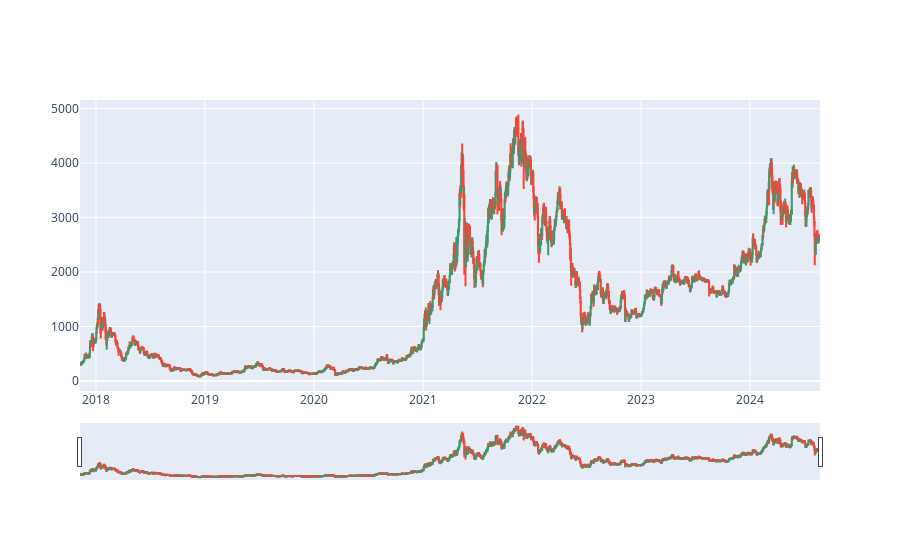

Here is the notebook cell this chart was saved with:
### Code cell
dataset['Date'] = pd.to_datetime(dataset['Date'], unit='s')

fig = go.Figure(data=[go.Candlestick(x=dataset['Date'],
                open=dataset['Open'],
                high=dataset['High'],
                low=dataset['Low'],
                close=dataset['Close'])])

fig.show()

### Figure 1 — Plotly figure (JSON) as saved in the notebook; plotly's stock layout.template omitted (floating-point values rounded to 4 significant figures; data arrays with more than 128 entries replaced by an {"elided": "..."} marker saying what was removed)
{"data": [{"close": {"elided": "2479 float values"}, "high": {"elided": "2479 float values"}, "low": {"elided": "2479 float values"}, "open": {"elided": "2479 float values"}, "type": "candlestick", "x": {"elided": "2479 str values"}}], "layout": {}}
